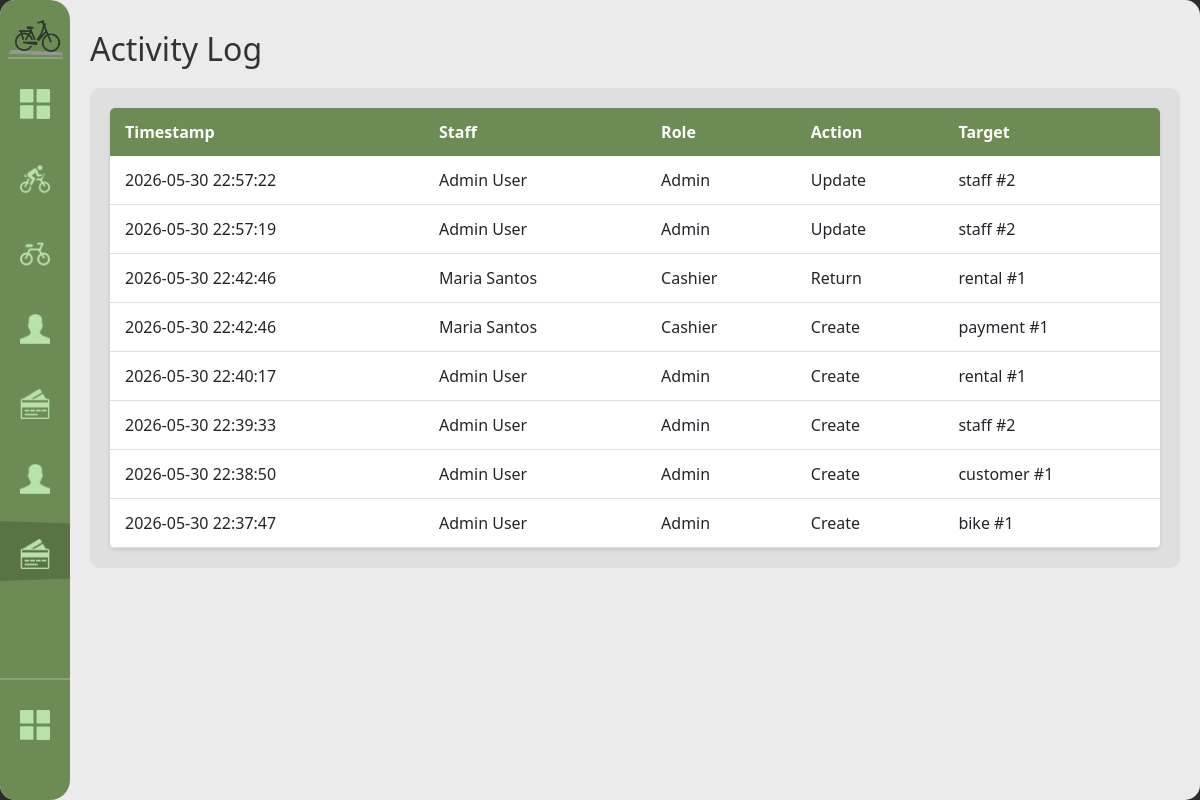
/activity-log (signed in), run on the app's committed database.
### tables this page shows
CREATE TABLE activity_log (
            log_id INTEGER PRIMARY KEY AUTOINCREMENT,
            staff_id INTEGER NOT NULL REFERENCES staff(staff_id) ON UPDATE CASCADE ON DELETE RESTRICT,
            timestamp DATETIME NOT NULL DEFAULT(datetime('now','localtime')),
            action TEXT NOT NULL, target_table TEXT, target_id INTEGER
        );

CREATE TABLE staff (
            staff_id INTEGER PRIMARY KEY AUTOINCREMENT,
            username TEXT NOT NULL UNIQUE,
            password_hash TEXT NOT NULL,
            first_name TEXT NOT NULL, last_name TEXT NOT NULL,
            role TEXT NOT NULL CHECK(role IN('admin','cashier')),
            contact_number TEXT NOT NULL,
            status TEXT NOT NULL DEFAULT 'active' CHECK(status IN('active','inactive')),
            created_at DATETIME NOT NULL DEFAULT(datetime('now','localtime'))
        );

### handlers/activity_routes.py (the view)
@activity_bp.route('/activity-log')
@role_required('admin')
def activity_log():
    logs = database.get().get_activity_log()
    return render_template('activity_log.html', logs=logs)

### app.py (called while the page is built)
def get_sidebar_state():
    return request.cookies.get('sidebarState') == 'expanded'

@app.context_processor
def inject_sidebar_state():
    return dict(sidebar_expanded=get_sidebar_state())

@app.context_processor
def inject_current_staff():
    staff = current_staff()
    return dict(current_staff=staff, is_admin=staff and staff.get("role") == "admin")

### modules/auth.py (called while the page is built)
def role_required(*roles):
    def decorator(view):
        @wraps(view)
        def wrapped(*args, **kwargs):
            if not session.get("staff_id"):
                return redirect(url_for("login"))
            if roles and session.get("role") not in roles:
                return redirect(url_for("home"))
            return view(*args, **kwargs)
        return wrapped
    return decorator

def current_staff():
    if not session.get("staff_id"):
        return None
    return {
        "staff_id": session.get("staff_id"),
        "username": session.get("username"),
        "first_name": session.get("first_name"),
        "last_name": session.get("last_name"),
        "role": session.get("role"),
    }

### modules/database.py (called while the page is built)
def get():
    if not db: init()
    return db

    def get_activity_log(self, limit=200):
        rows = self.conn.execute(
            "SELECT l.*,s.first_name||' '||s.last_name AS staff_name,s.role AS staff_role "
            "FROM activity_log l JOIN staff s ON l.staff_id=s.staff_id "
            "ORDER BY l.timestamp DESC LIMIT ?",
            (limit,),
        ).fetchall()
        return [dict(r) for r in rows]

### templates/activity_log.html (shortened to what this page needs)
{% extends "base.html" %}
{% block content %}
<h1>Activity Log</h1>
<div class="content-grid">
    <div class="scroll-table-container">
        <table>
            <thead>
                <tr>
                    <th>Timestamp</th>
                    <th>Staff</th>
                    <th>Role</th>
                    <th>Action</th>
                    <th>Target</th>
                </tr>
            </thead>
            <tbody>
            {% for log in logs %}
            <tr>
                <td>{{ log['timestamp'] }}</td>
                <td>{{ log['staff_name'] }}</td>
                <td>{{ log['staff_role'].title() }}</td>
                <td>{{ log['action'].replace('_', ' ').title() }}</td>
                <td>{{ log['target_table'] }}{% if log['target_id'] %} #{{ log['target_id'] }}{% endif %}</td>
            </tr>
            {% endfor %}
            </tbody>
        </table>
    </div>
</div>
{% endblock %}

### templates/base.html (shortened to what this page needs)
<!DOCTYPE html>
<html lang="en">
<head>
    <link rel="stylesheet" href="{{ url_for('static', filename='modals.css') }}">
    <link rel="stylesheet" href="{{ url_for('static', filename='style.css') }}">
</head>
<body>
    <div class="home-screen">
        <div class="sidebar" expand="{{ 'true' if sidebar_expanded else 'false' }}">
            <img class="sidebar-logo" src="{{url_for('static', filename='assets/imgs/Logo_mini.png') }}" alt="sidebar icon">
            <div class="nav-indicator"></div>
           <div class="nav-items">
                <a href="{{ url_for('home') }}"
                    class="nav-item" data-route="home">
                    <img src="{{ url_for('static', filename='assets/imgs/fsquare_icon.png') }}"   alt="Dashboard">
                </a>
                <a href="{{ url_for('rentals.rentals') }}"
                    class="nav-item" data-route="rentals.rentals">
                    <img src="{{ url_for('static', filename='assets/imgs/current_rent.png') }}"     alt="Rentals">
                </a>
                <a href="{{ url_for('bikes.registry') }}"
                    class="nav-item" data-route="bikes.registry">
                    <img src="{{ url_for('static', filename='assets/imgs/bike_icon.png') }}"       alt="Bikes">
                </a>
                <a href="{{ url_for('customers.customers') }}"
                    class="nav-item" data-route="customers.customers">
                    <img src="{{ url_for('static', filename='assets/imgs/person_icon.png') }}"   alt="Customers">
                </a>
                <a href="{{ url_for('payments.payments') }}"
                    class="nav-item" data-route="payments.payments">
                    <img src="{{ url_for('static', filename='assets/imgs/payments_icon.png') }}"    alt="Payments">
                </a>
                {% if is_admin %}
                <a href="{{ url_for('staff.staff_list') }}"
                    class="nav-item" data-route="staff.staff_list">
                    <img src="{{ url_for('static', filename='assets/imgs/person_icon.png') }}" alt="Staff">
                </a>
                <a href="{{ url_for('activity.activity_log') }}"
                    class="nav-item" data-route="activity.activity_log">
                    <img src="{{ url_for('static', filename='assets/imgs/payments_icon.png') }}" alt="Activity Log">
                </a>
                {% endif %}
            </div>
            <div class="logout-section">
                <a href="{{ url_for('logout') }}"
                    class="logout-btn" data-route="logout">
                    <img src="{{ url_for('static', filename='assets/imgs/fsquare_icon.png') }}" alt="Logout">
                </a>
            </div>
        </div>
        <div class="main-content">
            {% block content %}{% endblock %}
        </div>
    </div>

### static/style.css (style rules this page uses)
:root { --primary-green: #6D8B55; --secondary-green: #566d42; --bg-light: #EBEBEB; --white: #FFFFFF; --sidebar-collapsed: 70px; --sidebar-expanded: 165px; }
body { margin: 0; font-family: 'Segoe UI', Tahoma, Geneva, Verdana, sans-serif; background-color: #2C2C2C; }
.home-screen { height: 100vh; width: 100vw; margin: 0 auto; background-color: var(--bg-light); border-radius: 15px; overflow: hidden; position: relative; }
.sidebar { position: absolute; top: 0; left: 0; height: 100%; z-index: 10; background-color: var(--primary-green); width: var(--sidebar-collapsed); display: flex; flex-direction: column; border-top-right-radius: 20px; border-bottom-right-radius: 20px; overflow: hidden; box-sizing: border-box; }
.sidebar-logo { width: 55px; height: auto; margin-top: 20px; margin-left: 10px; border-bottom: 2px solid rgba(255,255,255,0.2); transition: margin 0.211s ease; }
.sidebar[expand="false"] .sidebar-logo { margin-left: auto; margin-right: auto; }
.nav-items { display: flex; flex-direction: column; margin-top: 20px; gap: 15px; position: relative; }
.nav-item-top, .nav-item { display: flex; align-items: center; padding: 10px 0px 20px 20px; color: var(--white); text-decoration: none; font-weight: bold; font-size: 0.9rem; white-space: nowrap; gap: 21px; }
.nav-item img { width: 30px; height: 30px; flex-shrink: 0; pointer-events: none; filter: invert(80%) sepia(20%) saturate(400%) hue-rotate(60deg); }
.logout-section { display: flex; flex-direction: column; margin-top: auto; margin-bottom: 20px; padding-bottom: 20px; border-top: 2px solid rgba(255, 255, 255, 0.2); padding-top: 20px; }
.logout-btn { display: flex; align-items: center; padding: 10px 0px 20px 20px; color: var(--white); text-decoration: none; font-weight: bold; font-size: 0.9rem; white-space: nowrap; gap: 21px; transition: all 0.3s ease; border-radius: 8px; }
.logout-btn img { width: 30px; height: 30px; flex-shrink: 0; pointer-events: none; filter: invert(80%) sepia(20%) saturate(400%) hue-rotate(60deg); }
.nav-indicator { position: absolute; left: 0; width: auto; height: auto; border-left: var(--sidebar-expanded) solid var(--secondary-green); border-top: 6px solid transparent; border-bottom: 6px solid transparent; transition: top 0.3s ease; opacity: 0.6; z-index: 0; }
.sidebar:not(:hover) .nav-indicator, .sidebar[expand="false"] .nav-indicator { transition: opacity 0.3s ease; opacity: 0.8; }
.main-content { padding: 20px; opacity: 1; flex-direction: column; margin-left: var(--sidebar-collapsed); }
.content-grid { display: flex; flex-grow: 1; opacity: 1; background-color: #DFDFDF; border-radius: 10px; }
.scroll-table-container { width: 100%; overflow-y: auto; max-height: calc(100vh - 260px); padding: 20px; box-sizing: border-box; }
table { width: 100%; border-collapse: collapse; background: white; border-radius: 5px; overflow: hidden; box-shadow: 0 2px 4px rgba(0,0,0,0.1); }
table thead { background-color: var(--primary-green); color: white; }
table th, table td { padding: 12px 15px; text-align: left; }
table tbody tr { border-bottom: 1px solid #ddd; }
h1, h2 { color: #333; margin: 10px 0; }
h1 { font-size: 2rem; margin-bottom: 20px; }

### data on the page
activity_log: timestamp "2026-05-30 22:57:22", staff_name "Admin User", staff_role "Admin", action.replace "Update", target_table "staff", target_id "2"
activity_log: timestamp "2026-05-30 22:57:19", staff_name "Admin User", staff_role "Admin", action.replace "Update", target_table "staff", target_id "2"
activity_log: timestamp "2026-05-30 22:42:46", staff_name "Maria Santos", staff_role "Cashier", action.replace "Return", target_table "rental", target_id "1"
activity_log: timestamp "2026-05-30 22:42:46", staff_name "Maria Santos", staff_role "Cashier", action.replace "Create", target_table "payment", target_id "1"
activity_log: timestamp "2026-05-30 22:40:17", staff_name "Admin User", staff_role "Admin", action.replace "Create", target_table "rental", target_id "1"
activity_log: timestamp "2026-05-30 22:39:33", staff_name "Admin User", staff_role "Admin", action.replace "Create", target_table "staff", target_id "2"
activity_log: timestamp "2026-05-30 22:38:50", staff_name "Admin User", staff_role "Admin", action.replace "Create", target_table "customer", target_id "1"
activity_log: timestamp "2026-05-30 22:37:47", staff_name "Admin User", staff_role "Admin", action.replace "Create", target_table "bike", target_id "1"
